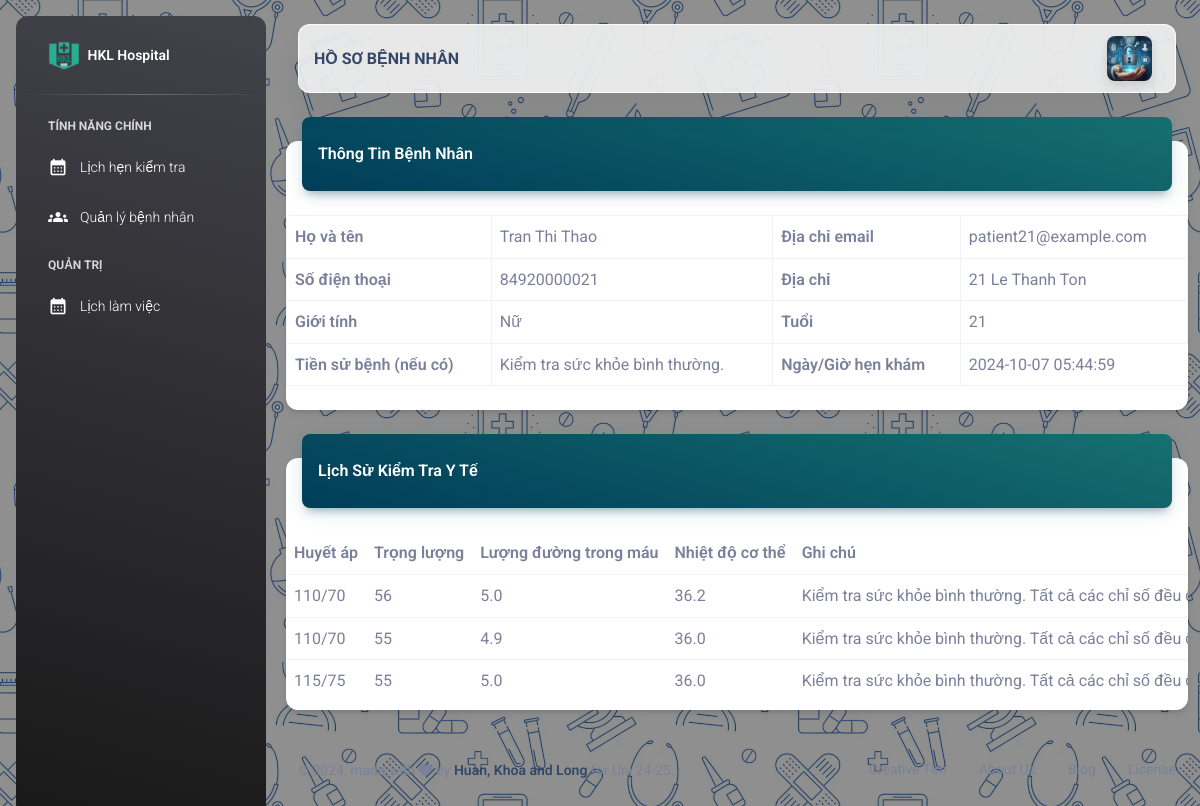
/TEST_Khoa/s_ptn_mh.php?usrid=21 (signed in), run on the app's committed database.
### tables this page shows
CREATE TABLE `dim_user` (
  `user_id` int(11) NOT NULL,
  `user_name` varchar(255) DEFAULT NULL,
  `password` varchar(255) DEFAULT NULL,
  `email_address` varchar(255) DEFAULT NULL,
  `contact_no` bigint(11) DEFAULT NULL,
  `full_name` varchar(255) DEFAULT NULL,
  `created_at` timestamp NULL DEFAULT current_timestamp(),
  `updated_at` timestamp NULL DEFAULT NULL ON UPDATE current_timestamp(),
  `gender` varchar(25) DEFAULT NULL,
  `city` varchar(255) DEFAULT NULL,
  `address` varchar(255) DEFAULT NULL,
  `role` varchar(50) DEFAULT NULL,
  `specialty_id` int(11) DEFAULT NULL,
  `pricing` varchar(255) DEFAULT NULL,
  `oauth_google` varchar(255) DEFAULT NULL,
  `oauth_facebook` varchar(255) DEFAULT NULL
);

CREATE TABLE `fact_patient_details` (
  `record_id` int(11) NOT NULL,
  `doctor_id` int(11) NOT NULL,
  `patient_id` int(11) NOT NULL,
  `patient_age` int(10) DEFAULT NULL,
  `med_hist` mediumtext DEFAULT NULL,
  `created_at` timestamp NULL DEFAULT current_timestamp(),
  `updated_at` timestamp NULL DEFAULT NULL ON UPDATE current_timestamp()
);

CREATE TABLE `fact_med_hist` (
  `med_hist_id` int(11) NOT NULL,
  `appointment_id` int(11) NOT NULL,
  `patient_id` int(11) DEFAULT NULL,
  `blood_press` varchar(200) DEFAULT NULL,
  `blood_sugar` varchar(200) DEFAULT NULL,
  `weight` varchar(200) DEFAULT NULL,
  `temp` varchar(200) DEFAULT NULL,
  `med_note` mediumtext DEFAULT NULL,
  `created_at` timestamp NULL DEFAULT current_timestamp(),
  `updated_at` timestamp NULL DEFAULT NULL ON UPDATE current_timestamp()
);

### TEST_Khoa/s_ptn_mh.php (the view, shortened to what the rows shown need)
<?php
include SITE_ROOT . ('/HMS-Nhom11/assets/include/config.php');
include SITE_ROOT . ('/HMS-Nhom11/assets/include/header.php');
?>
<head>
</head>
<body class="g-sidenav-show"
    style="background-image: url('../assets/image/Hospital_Seamless1.png'); background-size: 400px 400px;">
    <main class="main-content border-radius-lg ps ">
        <div class="container-fluid py-4">
            <div class="row">
                <div class="col-12">
                    <div class="card my-4">
                        <div class="card-body px-0 pb-2">
                            <div class="table-responsive p-0">
                                <table class="table align-items-center mb-0">
                                    <table class="table table-bordered ">
                                        <?php
                                        if (isset($_GET['usrid'])) {
                                            $patient_id = intval($_GET['usrid']);
                                            $sql = "SELECT usr.full_name,
                                                    usr.email_address,
                                                    usr.contact_no,
                                                    usr.address,
                                                    usr.city,
                                                    usr.gender,
                                                    usr.created_at,
                                                    ptn.patient_age,
                                                    ptn.med_hist
                                                    FROM dim_user usr
                                                    LEFT JOIN fact_patient_details ptn ON ptn.patient_id = usr.user_id
                                                    WHERE usr.user_id = $patient_id;";
                                            $result = $conn->query($sql);
                                            if ($result->num_rows > 0) {
                                                while ($row = $result->fetch_assoc()) {
                                                    $roleMapping = [
                                                        "male" => "Nam",
                                                        "female" => "Nữ"
                                                    ];
                                                    $fullname = $row["full_name"];
                                                    $emailaddress = $row["email_address"];
                                                    $sdt = $row["contact_no"];
                                                    $address = $row["address"];
                                                    $gender = isset($roleMapping[$row["gender"]]) ? $roleMapping[$row["gender"]] : $row["gender"];
                                                    $tuoi = $row["patient_age"];
                                                    $tsb = $row["med_hist"];
                                                    $created_at = $row["created_at"];
                                        ?>
                                                    <tr>
                                                        <th>Họ và tên</th>
                                                        <td><?php echo $fullname ?></td>
                                                        <th>Địa chỉ email</th>
                                                        <td><?php echo $emailaddress ?></td>
                                                    </tr>
                                                    <tr>
                                                        <th>Số điện thoại</th>
                                                        <td><?php echo $sdt ?></td>
                                                        <th>Địa chỉ</th>
                                                        <td><?php echo $address ?></td>
                                                    </tr>
                                                    <tr>
                                                        <th>Giới tính</th>
                                                        <td><?php echo $gender ?></td>
                                                        <th>Tuổi</th>
                                                        <td><?php echo $tuoi ?></td>
                                                    </tr>
                                                    <tr>
                                                        <th>Tiền sử bệnh (nếu có)</th>
                                                        <td><?php echo $tsb ?></td>
                                                        <th>Ngày/Giờ hẹn khám</th>
                                                        <td><?php echo $created_at ?></td>
                                                    </tr>
                                        <?php
                                                }
                                            } else {
                                                echo "<tr><td colspan='8' class='text-center'>Không tìm thấy thông tin bệnh nhân.</td></tr>";
                                            }
                                        } else {
                                            echo "<tr><td colspan='8' class='text-center'>ID bệnh nhân không được cung cấp.</td></tr>";
                                        }
                                        ?>
                                    </table>
                            </div>
                        </div>
                    </div>
                </div>
            </div>
            <div class="row">
                <div class="col-12">
                    <div class="card my-4">
                        <div class="card-body px-0 pb-2">
                            <div class="table-responsive p-0">
                                <table class="table align-items-center justify-content-center mb-0">
                                    <tr>
                                        <th>Huyết áp</th>
                                        <th>Trọng lượng</th>
                                        <th>Lượng đường trong máu</th>
                                        <th>Nhiệt độ cơ thể</th>
                                        <th>Ghi chú</th>
                                    </tr>
                                    <?php
                                    if (isset($_GET['usrid'])) {
                                        $patient_id = $_GET['usrid'];
                                        if (is_numeric($patient_id)) {
                                            $sql = "SELECT fmh.blood_press, fmh.blood_sugar, fmh.weight, fmh.temp, fmh.med_note, fmh.created_at
                                                    FROM fact_med_hist fmh
                                                    LEFT JOIN dim_user usr ON fmh.patient_id = usr.user_id
                                                    WHERE usr.user_id = $patient_id
                                                    ORDER BY fmh.created_at DESC, fmh.med_hist_id DESC";
                                            $result = $conn->query($sql);
                                            if ($result->num_rows > 0) {
                                                while ($row = $result->fetch_assoc()) {
                                                    $bp = $row["blood_press"];
                                                    $weight = $row["weight"];
                                                    $bs = $row["blood_sugar"];
                                                    $temp = $row["temp"];
                                                    $pres = $row["med_note"];
                                    ?>
                                                    <tr>
                                                        <td><?php echo htmlspecialchars($bp); ?></td>
                                                        <td><?php echo htmlspecialchars($weight); ?></td>
                                                        <td><?php echo htmlspecialchars($bs); ?></td>
                                                        <td><?php echo htmlspecialchars($temp); ?></td>
                                                        <td><?php echo htmlspecialchars($pres); ?></td>
                                                    </tr>
                                    <?php
                                                }
                                            } else {
                                                echo "<tr><td colspan='6' class='text-center'>Không có thông tin y tế nào cho bệnh nhân này.</td></tr>";
                                            }
                                        } else {
                                            echo "<tr><td colspan='6' class='text-center'>ID bệnh nhân không hợp lệ.</td></tr>";
                                        }
                                    } else {
                                        echo "<tr><td colspan='6' class='text-center'>ID bệnh nhân không được cung cấp.</td></tr>";
                                    }
                                    ?>
                                </table>
                            </div>
                        </div>
                    </div>
                </div>
            </div>
        </div>
    </main>
    <?php
    include SITE_ROOT . ('/HMS-Nhom11/assets/include/footer.php');
    ?>

### data on the page
dim_user: full_name "Tran Thi Thao", email_address "patient21@example.com", contact_no "84920000021", address "21 Le Thanh Ton", gender "Nữ", fact_patient_details.patient_age "21", fact_patient_details.med_hist "Kiểm tra sức khỏe bình thường.", created_at "2024-10-07 05:44:59"
fact_med_hist: blood_press "110/70", weight "56", blood_sugar "5.0", temp "36.2", med_note "Kiểm tra sức khỏe bình thường. Tất cả các chỉ số đều…"
fact_med_hist: blood_press "110/70", weight "55", blood_sugar "4.9", temp "36.0", med_note "Kiểm tra sức khỏe bình thường. Tất cả các chỉ số đều…"
fact_med_hist: blood_press "115/75", weight "55", blood_sugar "5.0", temp "36.0", med_note "Kiểm tra sức khỏe bình thường. Tất cả các chỉ số đều…"
